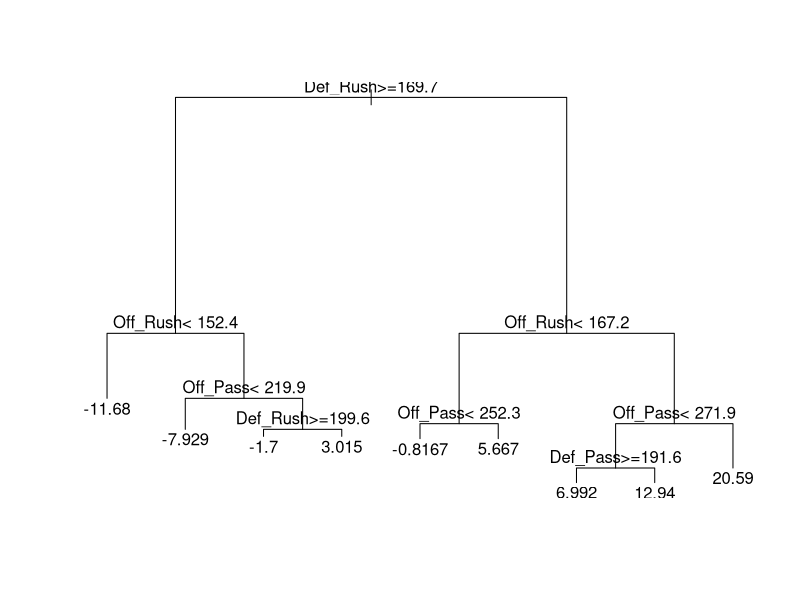
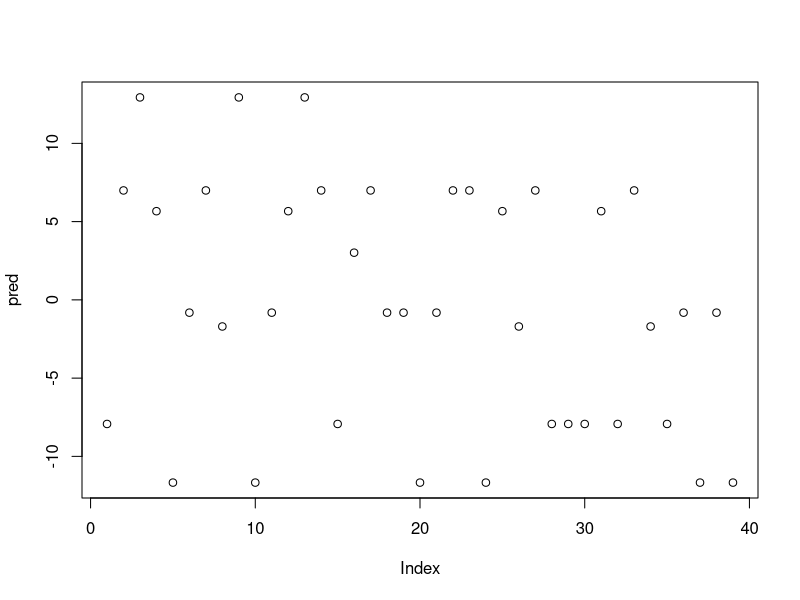
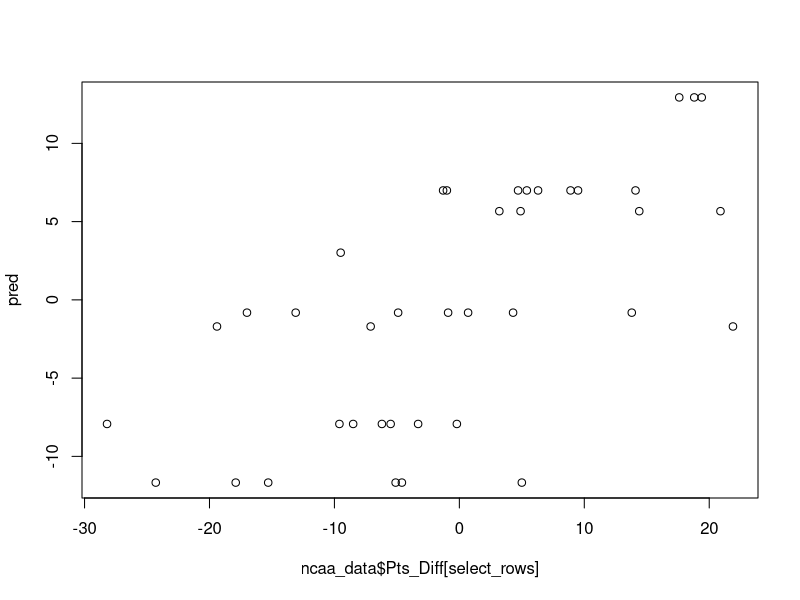

R code for these plots, in order:
## ---- chunk 1
installed.packages("rpart.plot") 
library(rpart)
ncaa_data <-read.csv("NCAA_Football.csv")


## ---- chunk 2
row_d <- nrow(ncaa_data)
col_d <- ncol(ncaa_data)
set.seed(1)
select_rows <- sample(1:row_d,round(0.3*row_d),replace=F)
select_rows
test <- ncaa_data[select_rows,]
train <- ncaa_data[-(select_rows),]
model_tree <- rpart(Pts_Diff~ Off_Pass + Off_Rush + Def_Rush + Def_Pass, data = train)

plot(model_tree)
text(model_tree)

pred <- predict(model_tree,newdata = test)

plot(pred)
plot(ncaa_data$Pts_Diff[select_rows], pred)


